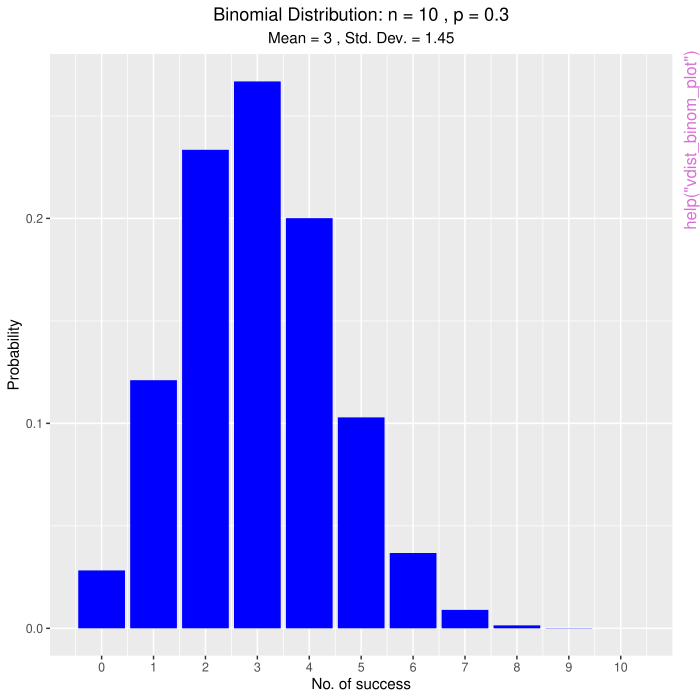

Write the R code that produced this figure.
pkgname <- "vistributions"
source(file.path(R.home("share"), "R", "examples-header.R"))
options(warn = 1)
options(pager = "console")
library('vistributions')

base::assign(".oldSearch", base::search(), pos = 'CheckExEnv')
base::assign(".old_wd", base::getwd(), pos = 'CheckExEnv')
cleanEx()
nameEx("vdist_binom_plot")
### * vdist_binom_plot

flush(stderr()); flush(stdout())

### Name: vdist_binom_plot
### Title: Visualize binomial distribution
### Aliases: vdist_binom_plot vdist_binom_prob vdist_binom_perc

### ** Examples

# visualize binomial distribution
vdist_binom_plot(10, 0.3)

# visualize probability from a given quantile
vdist_binom_prob(10, 0.3, 4, type = 'exact')
vdist_binom_prob(10, 0.3, 4, type = 'lower')
vdist_binom_prob(10, 0.3, 4, type = 'upper')
vdist_binom_prob(10, 0.3, c(4, 6), type = 'interval')


# visualize quantiles out of given probability
vdist_binom_perc(10, 0.5, 0.05)
vdist_binom_perc(10, 0.5, 0.05, "upper")




cleanEx()
nameEx("vdist_chisquare_plot")
### * vdist_chisquare_plot

flush(stderr()); flush(stdout())

### Name: vdist_chisquare_plot
### Title: Visualize chi square distribution
### Aliases: vdist_chisquare_plot vdist_chisquare_perc vdist_chisquare_prob

### ** Examples

# visualize chi square distribution
vdist_chisquare_plot()
vdist_chisquare_plot(df = 5)
vdist_chisquare_plot(df = 5, normal = TRUE)

# visualize quantiles out of given probability
vdist_chisquare_perc(0.165, 8, 'lower')
vdist_chisquare_perc(0.22, 13, 'upper')

# visualize probability from a given quantile.
vdist_chisquare_prob(13.58, 11, 'lower')
vdist_chisquare_prob(15.72, 13, 'upper')




cleanEx()
nameEx("vdist_f_plot")
### * vdist_f_plot

flush(stderr()); flush(stdout())

### Name: vdist_f_plot
### Title: Visualize f distribution
### Aliases: vdist_f_plot vdist_f_perc vdist_f_prob

### ** Examples

# visualize F distribution
vdist_f_plot()
vdist_f_plot(6, 10, normal = TRUE)

# visualize probability from a given quantile
vdist_f_perc(0.95, 3, 30, 'lower')
vdist_f_perc(0.125, 9, 35, 'upper')

# visualize quantiles out of given probability
vdist_f_prob(2.35, 5, 32)
vdist_f_prob(1.5222, 9, 35, type = "upper")




cleanEx()
nameEx("vdist_launch_app")
### * vdist_launch_app

flush(stderr()); flush(stdout())

### Name: vdist_launch_app
### Title: Launch shiny app
### Aliases: vdist_launch_app

### ** Examples

## Not run: 
##D vdist_launch_app ()
## End(Not run)



cleanEx()
nameEx("vdist_normal_plot")
### * vdist_normal_plot

flush(stderr()); flush(stdout())

### Name: vdist_normal_plot
### Title: Visualize normal distribution
### Aliases: vdist_normal_plot vdist_normal_perc vdist_normal_prob

### ** Examples

# visualize normal distribution
vdist_normal_plot()
vdist_normal_plot(mean = 2, sd = 0.6)

# visualize quantiles out of given probability
vdist_normal_perc(0.95, mean = 2, sd = 1.36)
vdist_normal_perc(0.3, mean = 2, sd = 1.36, type = 'upper')
vdist_normal_perc(0.95, mean = 2, sd = 1.36, type = 'both')

# visualize probability from a given quantile
vdist_normal_prob(3.78, mean = 2, sd = 1.36)
vdist_normal_prob(3.43, mean = 2, sd = 1.36, type = 'upper')
vdist_normal_prob(c(-1.74, 1.83), type = 'both')




cleanEx()
nameEx("vdist_t")
### * vdist_t

flush(stderr()); flush(stdout())

### Name: vdist_t
### Title: Visualize t distribution
### Aliases: vdist_t vdist_t_plot vdist_t_perc vdist_t_prob

### ** Examples

# visualize t distribution
vdist_t_plot()
vdist_t_plot(6)
vdist_t_plot(df = 8)

# visualize quantiles out of given probability
vdist_t_perc(probs = 0.95, df = 4, type = 'lower')
vdist_t_perc(probs = 0.35, df = 4, type = 'upper')
vdist_t_perc(probs = 0.69, df = 7, type = 'both')

# visualize probability from a given quantile
vdist_t_prob(2.045, 7, 'lower')
vdist_t_prob(0.945, 7, 'upper')
vdist_t_prob(1.445, 7, 'interval')
vdist_t_prob(1.6, 7, 'both')




### * <FOOTER>
###
cleanEx()
options(digits = 7L)
base::cat("Time elapsed: ", proc.time() - base::get("ptime", pos = 'CheckExEnv'),"\n")
grDevices::dev.off()
###
### Local variables: ***
### mode: outline-minor ***
### outline-regexp: "\\(> \\)?### [*]+" ***
### End: ***
quit('no')
